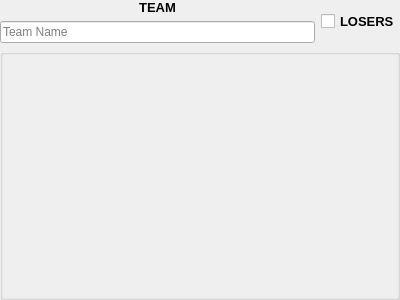
<?xml version="1.0" encoding="UTF-8"?>
<ui version="4.0">
 <class>Form</class>
 <widget class="QWidget" name="Form">
  <property name="geometry">
   <rect>
    <x>0</x>
    <y>0</y>
    <width>400</width>
    <height>300</height>
   </rect>
  </property>
  <property name="minimumSize">
   <size>
    <width>1</width>
    <height>0</height>
   </size>
  </property>
  <property name="windowTitle">
   <string>Form</string>
  </property>
  <property name="locale">
   <locale language="English" country="UnitedStates"/>
  </property>
  <layout class="QVBoxLayout" name="verticalLayout">
   <property name="leftMargin">
    <number>0</number>
   </property>
   <property name="topMargin">
    <number>0</number>
   </property>
   <property name="rightMargin">
    <number>0</number>
   </property>
   <property name="bottomMargin">
    <number>0</number>
   </property>
   <item>
    <layout class="QHBoxLayout" name="horizontalLayout_2">
     <item>
      <layout class="QVBoxLayout" name="verticalLayout_3">
       <item>
        <widget class="QLabel" name="teamLabel">
         <property name="minimumSize">
          <size>
           <width>1</width>
           <height>0</height>
          </size>
         </property>
         <property name="font">
          <font>
           <pointsize>10</pointsize>
           <bold>true</bold>
          </font>
         </property>
         <property name="text">
          <string>TEAM</string>
         </property>
         <property name="alignment">
          <set>Qt::AlignCenter</set>
         </property>
        </widget>
       </item>
       <item>
        <widget class="QLineEdit" name="teamName">
         <property name="minimumSize">
          <size>
           <width>1</width>
           <height>0</height>
          </size>
         </property>
         <property name="placeholderText">
          <string>Team Name</string>
         </property>
        </widget>
       </item>
      </layout>
     </item>
     <item>
      <widget class="QCheckBox" name="losers">
       <property name="sizePolicy">
        <sizepolicy hsizetype="Maximum" vsizetype="Fixed">
         <horstretch>0</horstretch>
         <verstretch>0</verstretch>
        </sizepolicy>
       </property>
       <property name="minimumSize">
        <size>
         <width>1</width>
         <height>0</height>
        </size>
       </property>
       <property name="font">
        <font>
         <pointsize>10</pointsize>
         <bold>true</bold>
        </font>
       </property>
       <property name="text">
        <string>LOSERS</string>
       </property>
       <property name="iconSize">
        <size>
         <width>32</width>
         <height>16</height>
        </size>
       </property>
      </widget>
     </item>
    </layout>
   </item>
   <item>
    <widget class="QGroupBox" name="groupBox">
     <property name="sizePolicy">
      <sizepolicy hsizetype="MinimumExpanding" vsizetype="MinimumExpanding">
       <horstretch>0</horstretch>
       <verstretch>0</verstretch>
      </sizepolicy>
     </property>
     <property name="font">
      <font>
       <pointsize>10</pointsize>
       <bold>true</bold>
      </font>
     </property>
     <property name="locale">
      <locale language="English" country="UnitedStates"/>
     </property>
     <property name="title">
      <string/>
     </property>
     <property name="alignment">
      <set>Qt::AlignCenter</set>
     </property>
     <property name="flat">
      <bool>true</bool>
     </property>
     <layout class="QVBoxLayout" name="verticalLayout_2">
      <property name="spacing">
       <number>0</number>
      </property>
      <property name="leftMargin">
       <number>0</number>
      </property>
      <property name="topMargin">
       <number>0</number>
      </property>
      <property name="rightMargin">
       <number>0</number>
      </property>
      <property name="bottomMargin">
       <number>0</number>
      </property>
      <item>
       <widget class="QScrollArea" name="scrollArea">
        <property name="minimumSize">
         <size>
          <width>1</width>
          <height>0</height>
         </size>
        </property>
        <property name="frameShape">
         <enum>QFrame::Panel</enum>
        </property>
        <property name="frameShadow">
         <enum>QFrame::Plain</enum>
        </property>
        <property name="lineWidth">
         <number>0</number>
        </property>
        <property name="widgetResizable">
         <bool>true</bool>
        </property>
        <widget class="QWidget" name="scrollAreaWidgetContents">
         <property name="geometry">
          <rect>
           <x>0</x>
           <y>0</y>
           <width>394</width>
           <height>233</height>
          </rect>
         </property>
         <layout class="QVBoxLayout" name="verticalLayout_5">
          <property name="spacing">
           <number>0</number>
          </property>
          <property name="leftMargin">
           <number>0</number>
          </property>
          <property name="topMargin">
           <number>0</number>
          </property>
          <property name="rightMargin">
           <number>0</number>
          </property>
          <property name="bottomMargin">
           <number>0</number>
          </property>
         </layout>
        </widget>
       </widget>
      </item>
     </layout>
    </widget>
   </item>
  </layout>
 </widget>
 <resources/>
 <connections/>
</ui>
